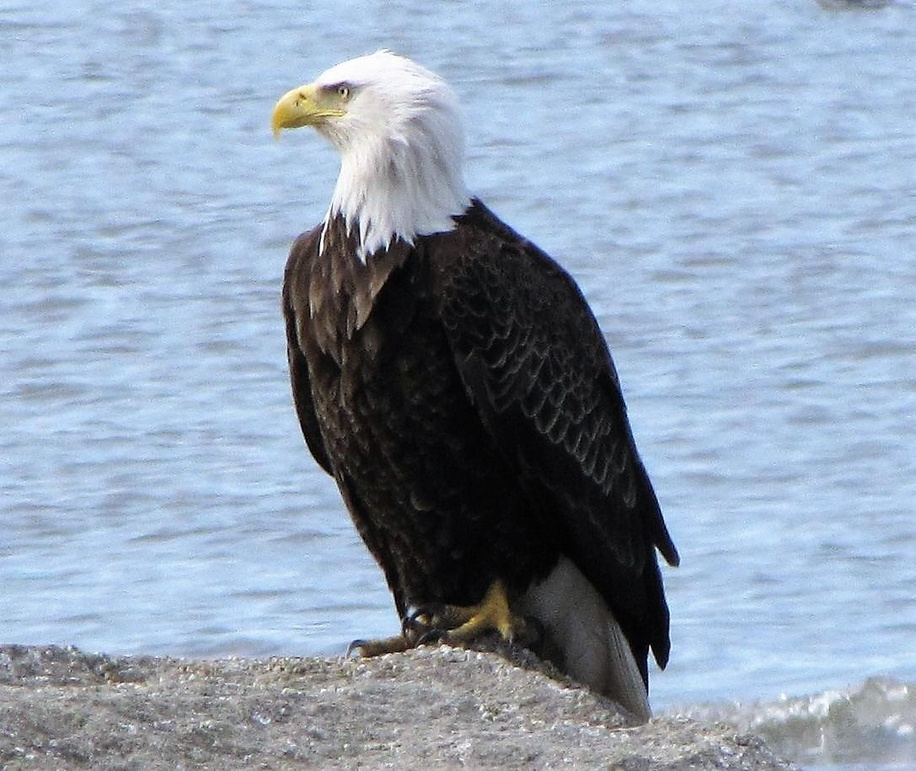
#> input picture eagle.jpg, 916 x 771 px, shrunk from 1087 x 915 before the run
$ python EdgeDetect.py
#> lines starting #> are read from the running program, lines starting #| are printed output that depends on the picture
import cv2
import numpy as np
from matplotlib import pyplot as plt

img = cv2.imread('eagle.jpg', 0)
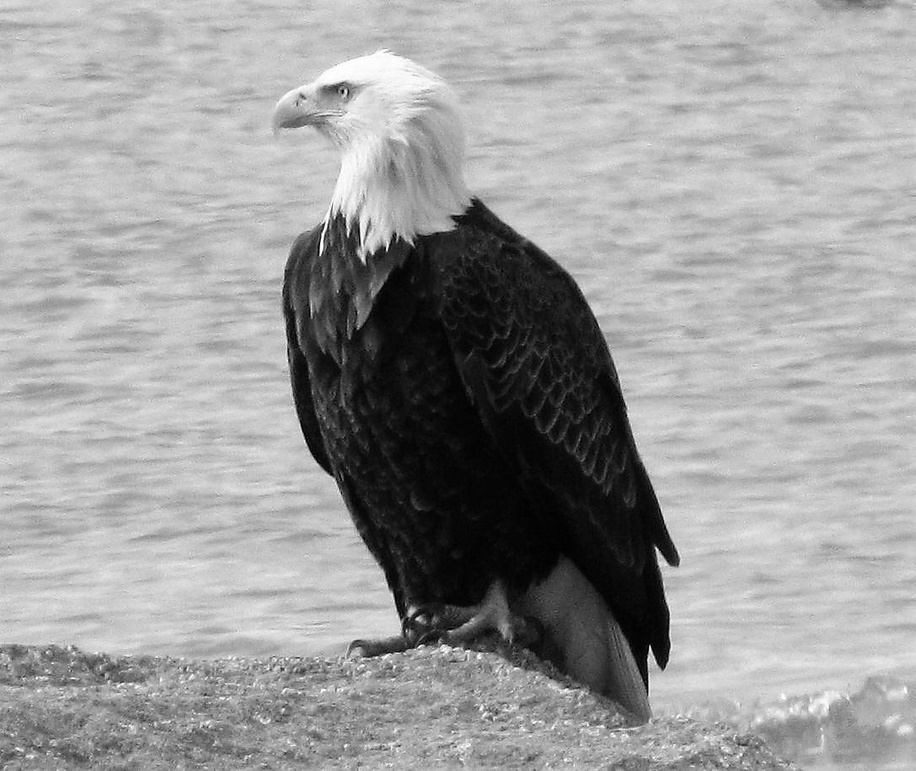
#> img: shape (771, 916); min 0, max 255, mean 156.8
edges = cv2.Canny(img, 100, 200)
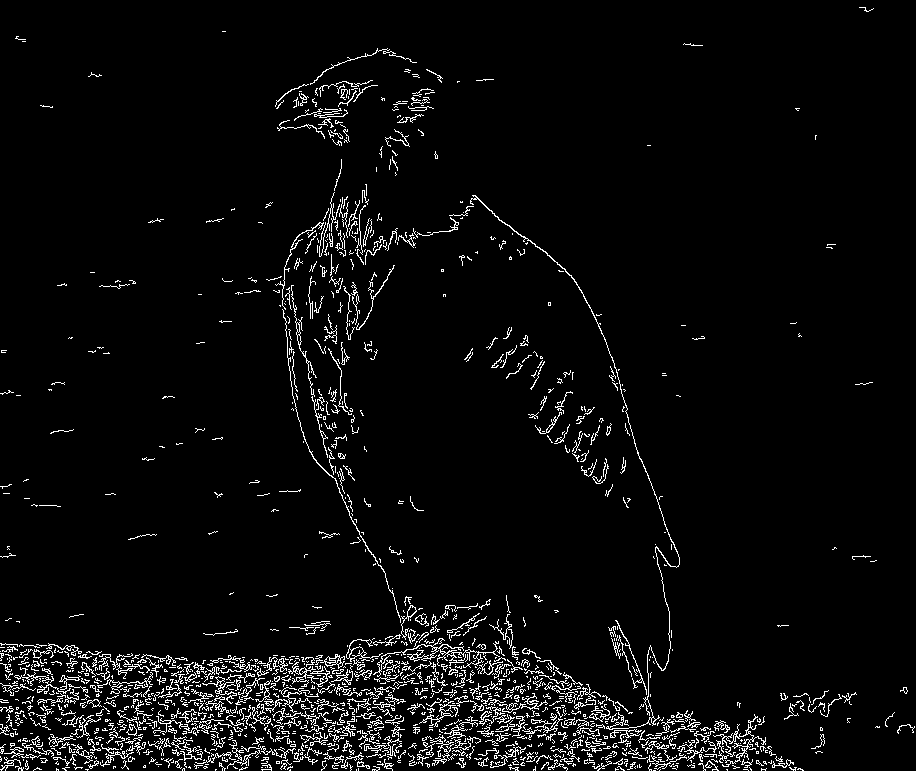
#> edges: shape (771, 916); 4.3% white in thin lines or dots

plt.subplot(121), plt.imshow(img, cmap = 'gray')
plt.title('Original Image'), plt.xticks([]), plt.yticks([])
plt.subplot(122), plt.imshow(edges, cmap = 'gray')
plt.title('Edge Image'), plt.xticks([]), plt.yticks([])

plt.show()
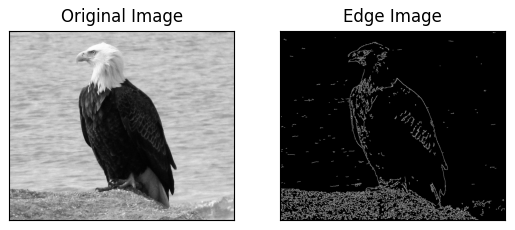
#> figure drawn by matplotlib, 2 panels

cv2.waitKey(0)
cv2.destroyAllWindows()

#> (the run stopped early here; a loop or call above may not have finished)
